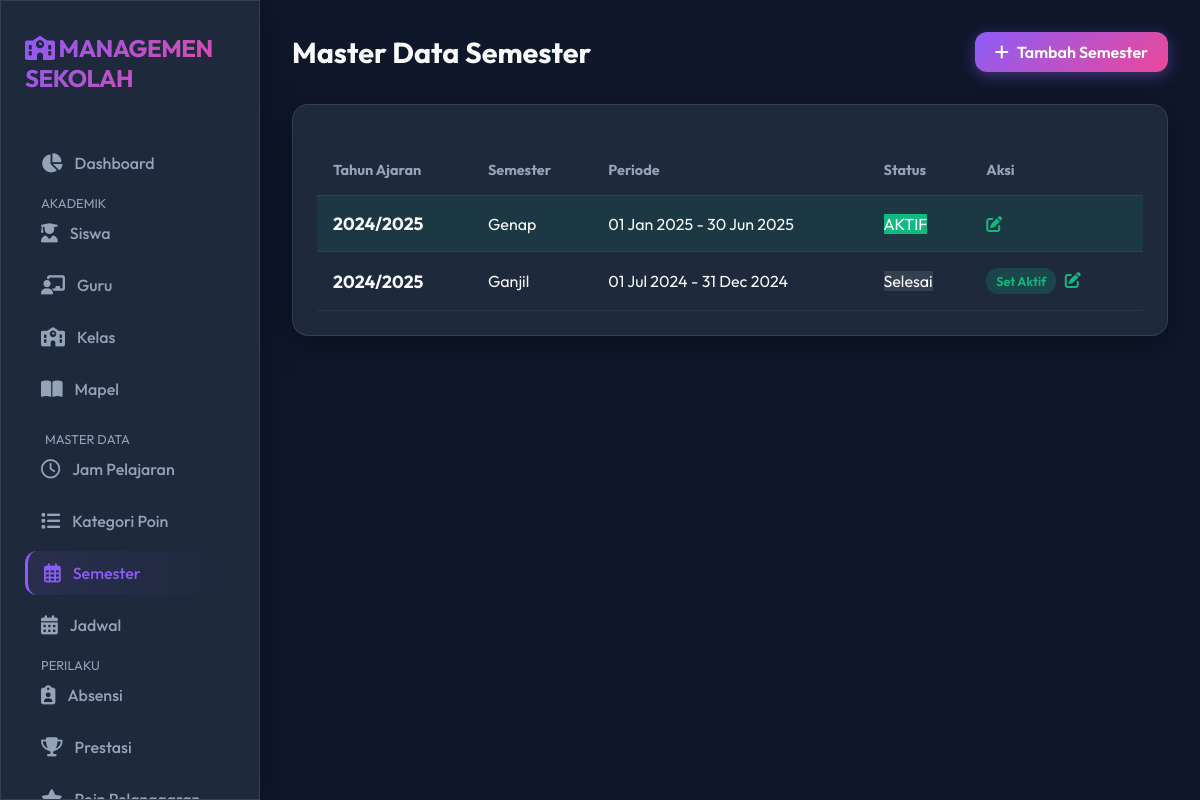
Page /semesters/idx.php on the committed database.
### tables this page shows
CREATE TABLE `semester` (
  `id` int(11) NOT NULL AUTO_INCREMENT,
  `tahun_ajaran` varchar(9) NOT NULL,
  `semester` enum('ganjil','genap') DEFAULT NULL,
  `tanggal_mulai` date NOT NULL,
  `tanggal_selesai` date NOT NULL,
  `status` enum('aktif','selesai','akan_datang') DEFAULT 'akan_datang',
  `created_at` timestamp NOT NULL DEFAULT CURRENT_TIMESTAMP,
  `updated_at` timestamp NOT NULL DEFAULT CURRENT_TIMESTAMP ON UPDATE CURRENT_TIMESTAMP,
  PRIMARY KEY (`id`),
  UNIQUE KEY `unique_semester` (`tahun_ajaran`,`semester`)
);

### semesters/idx.php (the view, shortened to what this page needs)
<?php
include '../config/database.php';
include '../includes/header.php';
include '../includes/sidebar.php';
$result = $conn->query("SELECT * FROM semester ORDER BY tahun_ajaran DESC, semester DESC");
?>
<div class="main-content">
    <div class="top-bar">
        <h1 class="page-title">Master Data Semester</h1>
        <div class="actions">
             <a href="add.php" class="btn btn-primary">
                <i class="fa-solid fa-plus"></i> Tambah Semester
            </a>
        </div>
    </div>
    <div class="card glass">
        <table>
            <thead>
                <tr>
                    <th>Tahun Ajaran</th>
                    <th>Semester</th>
                    <th>Periode</th>
                    <th>Status</th>
                    <th>Aksi</th>
                </tr>
            </thead>
            <tbody>
                <?php while($row = $result->fetch_assoc()): ?>
                <tr style="<?= $row['status'] == 'aktif' ? 'background: rgba(16, 185, 129, 0.1);' : '' ?>">
                    <td style="font-weight: bold; font-size: 1.1rem;"><?= $row['tahun_ajaran'] ?></td>
                    <td><?= ucfirst($row['semester']) ?></td>
                    <td>
                        <?= date('d M Y', strtotime($row['tanggal_mulai'])) ?> - <?= date('d M Y', strtotime($row['tanggal_selesai'])) ?>
                    </td>
                    <td>
                        <?php if($row['status'] == 'aktif'): ?>
                            <span class="badge" style="background: #10b981; color: #fff;">AKTIF</span>
                        <?php elseif($row['status'] == 'selesai'): ?>
                            <span class="badge" style="background: rgba(255,255,255,0.1);">Selesai</span>
                        <?php else: ?>
                            <span class="badge" style="background: #f59e0b; color: #fff;">Akan Datang</span>
                        <?php endif; ?>
                    </td>
                    <td>
                        <?php if($row['status'] != 'aktif'): ?>
                            <a href="set_active.php?id=<?= $row['id'] ?>" class="btn" style="padding: 5px 10px; font-size: 0.8rem; background: rgba(16, 185, 129, 0.2); color: #10b981; margin-right: 5px;" onclick="return confirm('Set semester ini sebagai Aktif? Semester lain akan diset selesai.')">Set Aktif</a>
                        <?php endif; ?>
                        <a href="edit.php?id=<?= $row['id'] ?>" style="color: var(--accent); margin-right: 10px;"><i class="fa-solid fa-pen-to-square"></i></a>
                    </td>
                </tr>
                <?php endwhile; ?>
            </tbody>
        </table>
    </div>
</div>
<?php include '../includes/footer.php'; ?>

### assets/css/style.css (style rules this page uses)
:root { --bg-dark: #0f172a; --bg-card: #1e293b; --primary: #8b5cf6; --secondary: #ec4899; --accent: #10b981; --text-main: #f8fafc; --text-muted: #94a3b8; --glass-bg: rgba(30, 41, 59, 0.7); --glass-border: rgba(255, 255, 255, 0.1); --radius: 16px; --input-bg: rgba(0, 0, 0, 0.2); --input-border: var(--glass-border); }
* { margin: 0; padding: 0; box-sizing: border-box; }
body { font-family: 'Outfit', sans-serif; background-color: var(--bg-dark); color: var(--text-main); overflow-x: hidden; min-height: 100vh; }
.glass { background: var(--glass-bg); backdrop-filter: blur(12px); -webkit-backdrop-filter: blur(12px); border: 1px solid var(--glass-border); box-shadow: 0 8px 32px 0 rgba(0, 0, 0, 0.37); }
a { text-decoration: none; color: inherit; transition: 0.3s; }
.main-content { flex: 1; margin-left: 260px; padding: 2rem; }
.top-bar { display: flex; justify-content: space-between; align-items: center; margin-bottom: 2rem; }
.page-title { font-size: 1.8rem; font-weight: 700; }
.card { background: var(--bg-card); border-radius: var(--radius); padding: 1.5rem; border: 1px solid var(--glass-border); margin-bottom: 1.5rem; }
.btn { padding: 10px 20px; border-radius: 12px; border: none; cursor: pointer; font-weight: 600; display: inline-flex; align-items: center; gap: 8px; transition: transform 0.2s; }
.btn-primary { background: linear-gradient(135deg, var(--primary), var(--secondary)); color: white; box-shadow: 0 4px 15px rgba(139, 92, 246, 0.4); }
table { width: 100%; border-collapse: collapse; margin-top: 1rem; }
th { text-align: left; padding: 1rem; color: var(--text-muted); font-size: 0.9rem; border-bottom: 1px solid var(--glass-border); }
td { padding: 1rem; border-bottom: 1px solid rgba(255, 255, 255, 0.05); }

### rows in the picture
semester: tahun_ajaran "2024/2025", semester "Genap", tanggal_mulai "01 Jan 2025", tanggal_selesai "30 Jun 2025", status "AKTIF"
semester: tahun_ajaran "2024/2025", semester "Ganjil", tanggal_mulai "01 Jul 2024", tanggal_selesai "31 Dec 2024", status "Selesai"
